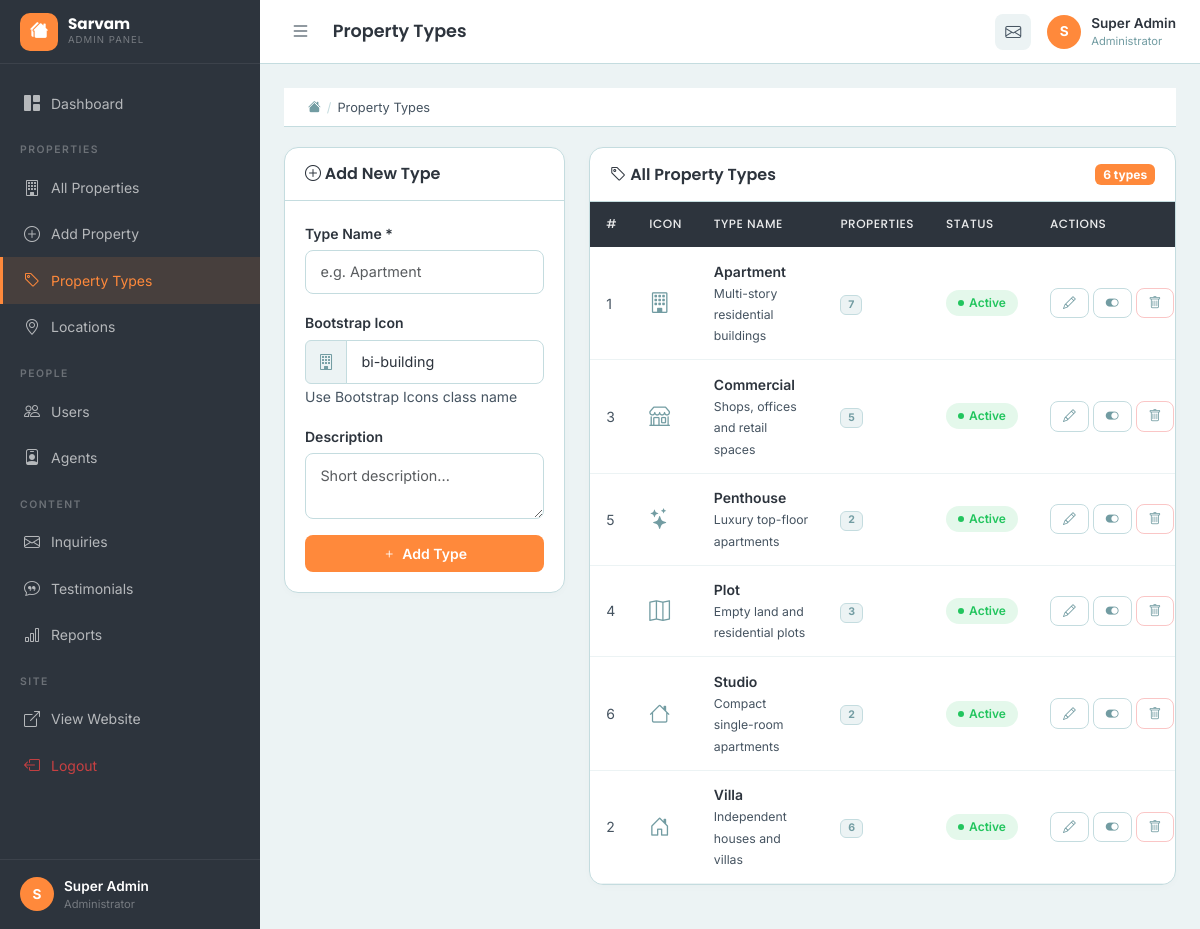
Page /admin/property-types.php (signed in) on the committed database.
### tables this page shows
CREATE TABLE `property_types` (
  `id` int(11) NOT NULL AUTO_INCREMENT,
  `type_name` varchar(50) NOT NULL,
  `icon` varchar(50) DEFAULT NULL,
  `description` text DEFAULT NULL,
  `status` enum('active','inactive') NOT NULL DEFAULT 'active',
  PRIMARY KEY (`id`),
  UNIQUE KEY `type_name` (`type_name`)
);

### admin/property-types.php (the view, shortened to what this page needs)
<?php
require_once __DIR__ . '/../config/db.php';
$res = $conn->query("SELECT pt.*, (SELECT COUNT(*) FROM properties p WHERE p.property_type_id=pt.id) as prop_count FROM property_types pt ORDER BY pt.type_name");
$types = $res ? $res->fetchAll(PDO::FETCH_ASSOC) : [];
require_once __DIR__ . '/includes/header.php';
require_once __DIR__ . '/includes/sidebar.php';
?>
<div class="admin-breadcrumb">
    <a href="index.php"><i class="bi bi-house-fill"></i></a>
    <span class="separator">/</span><span>Property Types</span>
</div>
<div class="row g-4">
    <div class="col-md-4">
        <div class="admin-card">
            <div class="admin-card-header">
                <h5 class="admin-card-title"><i class="bi bi-plus-circle"></i> Add New Type</h5>
            </div>
            <div class="admin-card-body">
                <form method="POST" class="admin-form">
                    <div class="mb-3">
                        <label class="form-label" style="color:#2D343D;font-weight:600;">Type Name *</label>
                        <input type="text" name="type_name" class="form-control" required placeholder="e.g. Apartment">
                    </div>
                    <div class="mb-3">
                        <label class="form-label" style="color:#2D343D;font-weight:600;">Bootstrap Icon</label>
                        <div class="input-group">
                            <span class="input-group-text" style="background:#ECF3F4;border-color:#C4DCDF;color:#729CA2;"><i class="bi bi-building"></i></span>
                            <input type="text" name="icon" class="form-control" placeholder="bi-building" value="bi-building">
                        </div>
                        <small style="color:#465461;">Use Bootstrap Icons class name</small>
                    </div>
                    <div class="mb-3">
                        <label class="form-label" style="color:#2D343D;font-weight:600;">Description</label>
                        <textarea name="description" class="form-control" rows="2" placeholder="Short description..."></textarea>
                    </div>
                    <button type="submit" class="btn-admin-primary w-100"><i class="bi bi-plus"></i> Add Type</button>
                </form>
            </div>
        </div>
    </div>
    <div class="col-md-8">
        <div class="admin-card">
            <div class="admin-card-header">
                <h5 class="admin-card-title"><i class="bi bi-tag"></i> All Property Types</h5>
                <span class="badge" style="background:#FF893B;color:white;"><?= count($types) ?> types</span>
            </div>
            <div class="admin-table-wrap">
                <table class="admin-table">
                    <thead>
                        <tr><th>#</th><th>Icon</th><th>Type Name</th><th>Properties</th><th>Status</th><th>Actions</th></tr>
                    </thead>
                    <tbody>
                        <?php foreach ($types as $t): ?>
                            <tr>
                                <td><?= $t['id'] ?></td>
                                <td><i class="bi <?= htmlspecialchars($t['icon'] ?? 'bi-building') ?>" style="font-size:1.3rem;color:#729CA2;"></i></td>
                                <td>
                                    <div style="font-weight:600;color:#2D343D;"><?= htmlspecialchars($t['type_name']) ?></div>
                                    <?php if ($t['description']): ?>
                                        <small style="color:#465461;"><?= htmlspecialchars(substr($t['description'],0,50)) ?></small>
                                    <?php endif; ?>
                                </td>
                                <td><span class="badge" style="background:#ECF3F4;color:#729CA2;border:1px solid #C4DCDF;"><?= $t['prop_count'] ?></span></td>
                                <td>
                                    <span class="status-badge <?= $t['status']=='active' ? 'active' : 'pending' ?>">
                                        <?= ucfirst($t['status']) ?>
                                    </span>
                                </td>
                                <td>
                                    <div class="d-flex gap-1">
                                        <button class="btn-admin-outline btn-admin-sm" title="Edit"
                                                onclick="openEditModal(<?= $t['id'] ?>, '<?= addslashes($t['type_name']) ?>', '<?= addslashes($t['icon'] ?? '') ?>', '<?= addslashes($t['description'] ?? '') ?>')">
                                            <i class="bi bi-pencil"></i>
                                        </button>
                                        <a href="property-types.php?toggle=<?= $t['id'] ?>" class="btn-admin-outline btn-admin-sm" title="Toggle Status">
                                            <i class="bi <?= $t['status']=='active' ? 'bi-toggle-on' : 'bi-toggle-off' ?>"></i>
                                        </a>
                                        <a href="property-types.php?delete=<?= $t['id'] ?>" class="btn-admin-danger btn-admin-sm" title="Delete"
                                           onclick="return confirm('Delete this property type?')">
                                            <i class="bi bi-trash"></i>
                                        </a>
                                    </div>
                                </td>
                            </tr>
                        <?php endforeach; ?>
                    </tbody>
                </table>
            </div>
        </div>
    </div>
</div>
<?php require_once __DIR__ . '/includes/footer.php'; ?>

### assets/css/admin.css (style rules this page uses)
:root { --sidebar-bg: #2D343D; --sidebar-text: rgba(255,255,255,0.65); --sidebar-hover: rgba(255,255,255,0.06); --sidebar-active-bg: rgba(255,137,59,0.12); --sidebar-active-color: #FF893B; --sidebar-border: rgba(255,255,255,0.07); --sidebar-width: 260px; --header-height: 64px; --admin-bg: #ECF3F4; --card-bg: #FFFFFF; --text-primary: #2D343D; --text-secondary: #465461; --border-color: #C4DCDF; --teal: #729CA2; --orange: #FF893B; --orange-dark: #E9782C; --success: #22C55E; --danger: #EF4444; --warning: #F59E0B; --radius: 12px; --transition: all 0.25s ease; }
* { margin: 0; padding: 0; box-sizing: border-box; }
body { font-family: 'Inter', sans-serif; background-color: var(--admin-bg); color: var(--text-secondary); }
a { text-decoration: none; transition: var(--transition); }
.admin-card { background: var(--card-bg); border-radius: 14px; border: 1px solid var(--border-color); margin-bottom: 1.25rem; box-shadow: 0 2px 8px rgba(0,0,0,0.02); }
.admin-card-header { padding: 1rem 1.25rem; border-bottom: 1px solid var(--border-color); display: flex; align-items: center; justify-content: space-between; flex-wrap: wrap; gap: 0.75rem; }
.admin-card-title { font-family: 'Poppins', sans-serif; font-weight: 600; color: var(--text-primary); font-size: 1rem; margin: 0; }
.admin-card-body { padding: 1.25rem; }
.admin-breadcrumb { background: var(--card-bg); border-bottom: 1px solid var(--border-color); padding: 0.6rem 1.5rem; display: flex; align-items: center; gap: 6px; font-size: 0.8rem; color: var(--text-secondary); margin-bottom: 1.25rem; }
.admin-breadcrumb .separator { color: var(--border-color); }
.admin-breadcrumb a { color: var(--teal); }
.admin-table-wrap { border-radius: 0 0 14px 14px; overflow-x: auto; }
.admin-table { width: 100%; border-collapse: collapse; min-width: 600px; }
.admin-table thead th { background: var(--sidebar-bg); color: rgba(255,255,255,0.9); font-size: 0.75rem; text-transform: uppercase; letter-spacing: 0.5px; padding: 0.85rem 1rem; white-space: nowrap; font-family: 'Poppins', sans-serif; font-weight: 500; }
.admin-table tbody tr { border-bottom: 1px solid var(--admin-bg); transition: var(--transition); }
.admin-table td { padding: 0.85rem 1rem; color: var(--text-secondary); font-size: 0.875rem; vertical-align: middle; }
.admin-table td a { color: var(--teal); }
.admin-form .form-label { color: var(--text-primary); font-weight: 600; font-size: 0.875rem; margin-bottom: 0.4rem; }
.admin-form .form-control, .admin-form .form-select { border: 1.5px solid var(--border-color); border-radius: 8px; padding: 0.65rem 0.9rem; color: var(--text-primary); font-size: 0.9rem; transition: var(--transition); }
.btn-admin-primary { background: var(--orange); color: white; border: none; border-radius: 8px; padding: 0.5rem 1.2rem; font-weight: 600; font-size: 0.875rem; cursor: pointer; transition: var(--transition); display: inline-flex; align-items: center; gap: 6px; justify-content: center; }
.btn-admin-outline { background: transparent; color: var(--teal); border: 1.5px solid var(--border-color); border-radius: 8px; padding: 0.5rem 1.2rem; font-size: 0.875rem; transition: var(--transition); display: inline-flex; align-items: center; gap: 6px; justify-content: center; }
.btn-admin-danger { background: transparent; color: var(--danger); border: 1.5px solid rgba(239,68,68,0.3); border-radius: 8px; padding: 0.45rem 1rem; font-size: 0.8rem; transition: var(--transition); display: inline-flex; align-items: center; gap: 6px; justify-content: center; }
.btn-admin-sm { padding: 0.3rem 0.75rem; font-size: 0.8rem; }
.status-badge { display: inline-flex; align-items: center; gap: 5px; padding: 0.25rem 0.75rem; border-radius: 50px; font-size: 0.75rem; font-weight: 600; }
.status-badge::before { content: ''; width: 6px; height: 6px; border-radius: 50%; display: inline-block; }
.status-badge.available, .status-badge.active, .status-badge.responded { background: rgba(34,197,94,0.12); color: var(--success); }
.status-badge.available::before, .status-badge.active::before, .status-badge.responded::before { background: var(--success); }

### rows in the picture
property_types: id "1", type_name "Apartment", description "Multi-story residential buildings", prop_count "7", status "Active"
property_types: id "3", type_name "Commercial", description "Shops, offices and retail spaces", prop_count "5", status "Active"
property_types: id "5", type_name "Penthouse", description "Luxury top-floor apartments", prop_count "2", status "Active"
property_types: id "4", type_name "Plot", description "Empty land and residential plots", prop_count "3", status "Active"
property_types: id "6", type_name "Studio", description "Compact single-room apartments", prop_count "2", status "Active"
property_types: id "2", type_name "Villa", description "Independent houses and villas", prop_count "6", status "Active"

### other values in the picture
$admin_initial "S"
$admin_name "Super Admin"
$page_title "Property Types"
count($types) "6"
